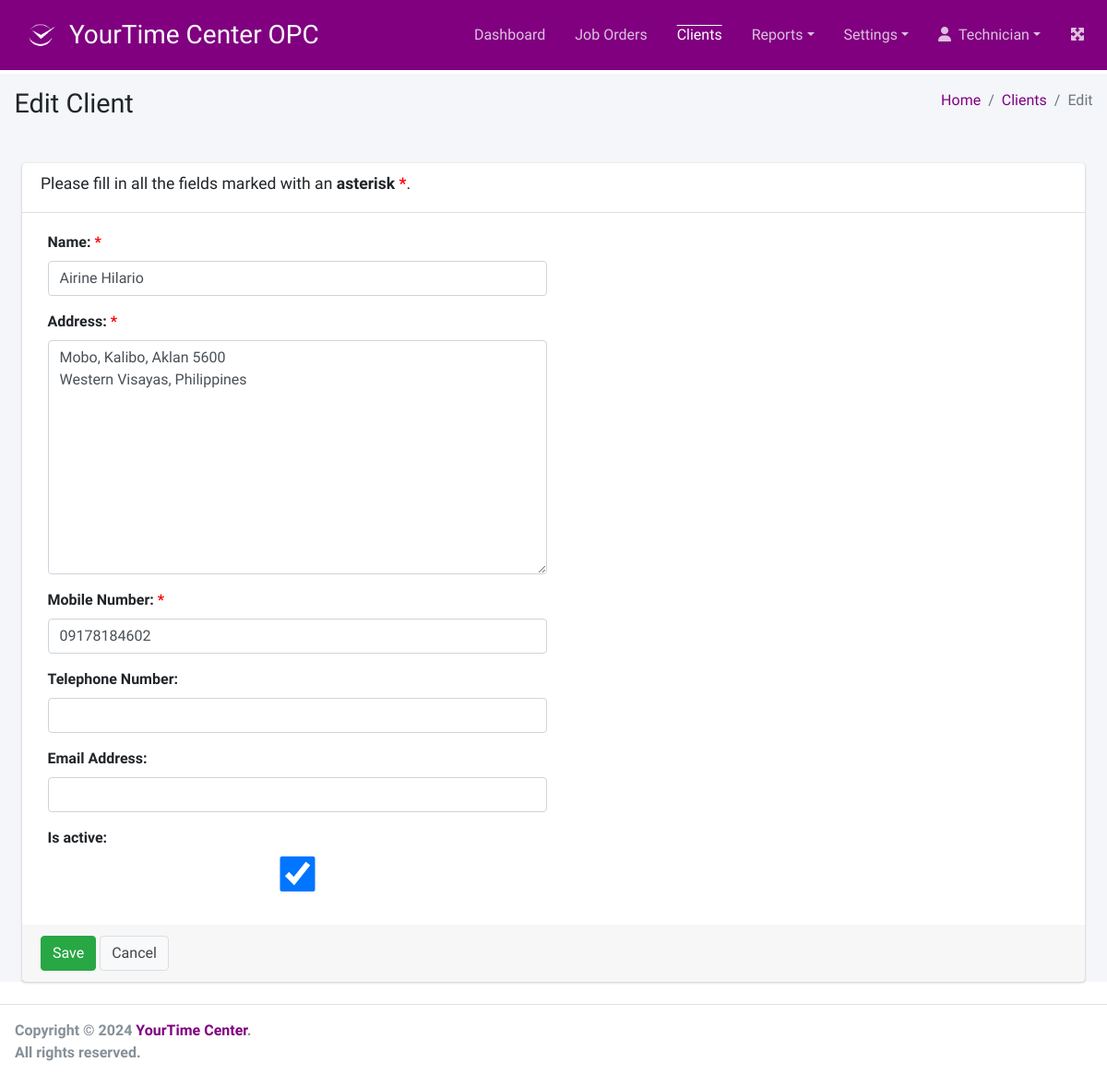
/client/3/edit (signed in), run on an earlier commit of the app's database.
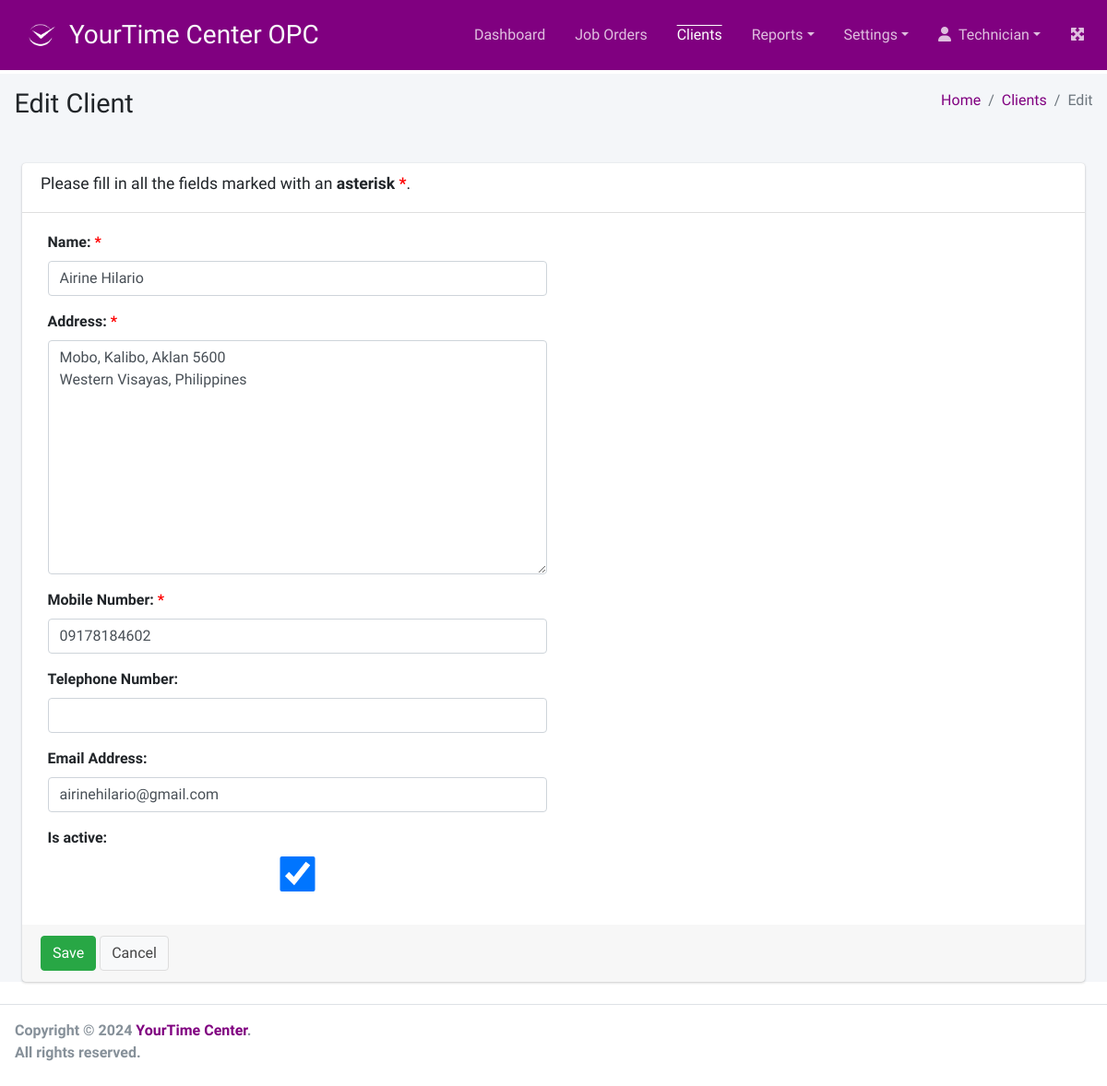
And on a later commit of the database.
### client/models.py (models this page shows, shortened)
class Client(models.Model):
    name = models.CharField(
        _("Name"),
        max_length=254,
        null=False, blank=False
    )
    address = models.TextField()
    mob_num = models.CharField(
        _("Mobile Number"),
        max_length=100,
        null=False, blank=False)
    tel_num = models.CharField(
        _("Telephone Number"),
        max_length=100,
        null=True, blank=True)
    email = models.EmailField(
        _("Email Address"),
        max_length=254,
        null=True, blank=True)
    created_at = models.DateTimeField(auto_now_add=True)
    updated_at = models.DateTimeField(auto_now=True)
    is_active = models.BooleanField(default=True)

### client/views.py (the view)
@method_decorator(login_required, name='dispatch')
class ClientUpdateView(SuccessMessageMixin, UpdateView):
    model = Client
    context_object_name = 'client'
    form_class = ClientUpdateForm
    template_name = "client/client_form.html"
    pk_url_kwarg = 'pk'
    success_url = reverse_lazy('client_list')
    success_message = "The client's record was updated successfully."

### client/forms.py
class ClientUpdateForm(forms.ModelForm):
    required_css_class = 'required'
    class Meta:
        model = Client
        exclude = ('created_at', 'updated_at',)

### access/templatetags/form_tags.py (called while the page is built)
@register.filter
def input_class(bound_field):
    css_class = ''
    if bound_field.form.is_bound:
        if bound_field.errors:
            css_class = 'is-invalid'
        elif field_type(bound_field) != 'PasswordInput':
            css_class = 'is-valid'
    return 'form-control {}'.format(css_class)

### templates/client/client_form.html (shortened to what this page needs)
{% extends '../base.html' %}
{% load static form_tags %}
{% block page_title %}
{% if client %}
Edit Client
{% else %}
New Client
{% endif %}
{% endblock page_title %}
{% block css %}
  <link rel="stylesheet" href="{% static 'css/asterisk_on_required.css' %}">
{% endblock css %}
{% block breadcrumb %}
    <li class="breadcrumb-item"><a href="{% url 'dashboard' %}">Home</a></li>
    <li class="breadcrumb-item"><a href="{% url 'client_list' %}">Clients</a></li>
    <li class="breadcrumb-item active">
        {% if client %}
            Edit
        {% else %}
            New
        {% endif %}
    </li>
{% endblock breadcrumb %}
{% block main_content %}
    <div class="card m-4">
        <form method="post" novalidate>
            <div class="card-header">
                <h3 class="card-title">Please fill in all the fields marked with an <label class="required">asterisk</label>.</h3>
            </div>
            <div class="card-body">
                <div class="col-12">
                    {% include '../includes/form_one_col.html' %}
                </div>
            </div>
            <div class="card-footer">
                <button type="submit" class="btn btn-success" name="save">Save</button>
                <a href="{% url 'client_list' %}" class="btn btn-default">Cancel</a>
            </div>
        </form>
    </div>
{% endblock main_content %}

### templates/includes/form_one_col.html (shortened to what this page needs)
{% load form_tags widget_tweaks %}
{% for field in form %}
<div class="row">
    <div class="col-md-6 form-group">
        {{ field.label_tag }}
        {% render_field field class=field|input_class %}
    </div>
</div>
{% endfor %}

What changed in the data, as far as the page shows it:
changed Client "Airine Hilario": email (not shown) → "airinehilario@gmail.com"
